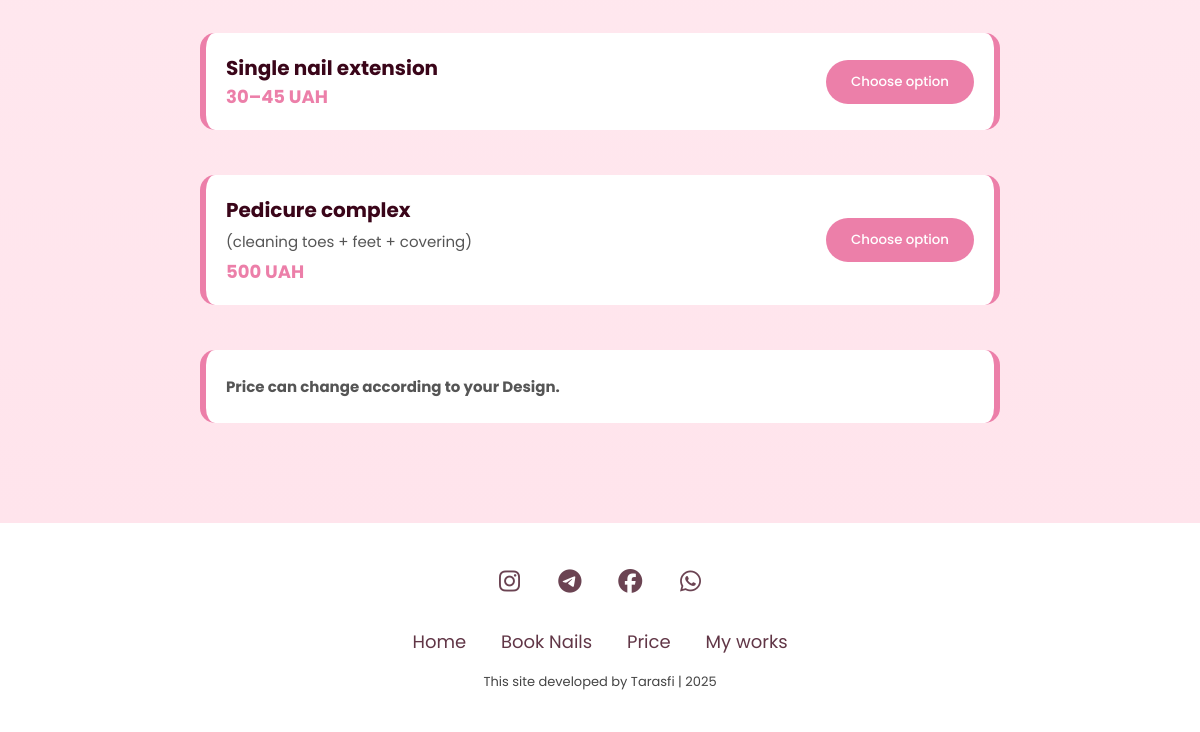
Before: /booking_page (lower part) with the older database file.
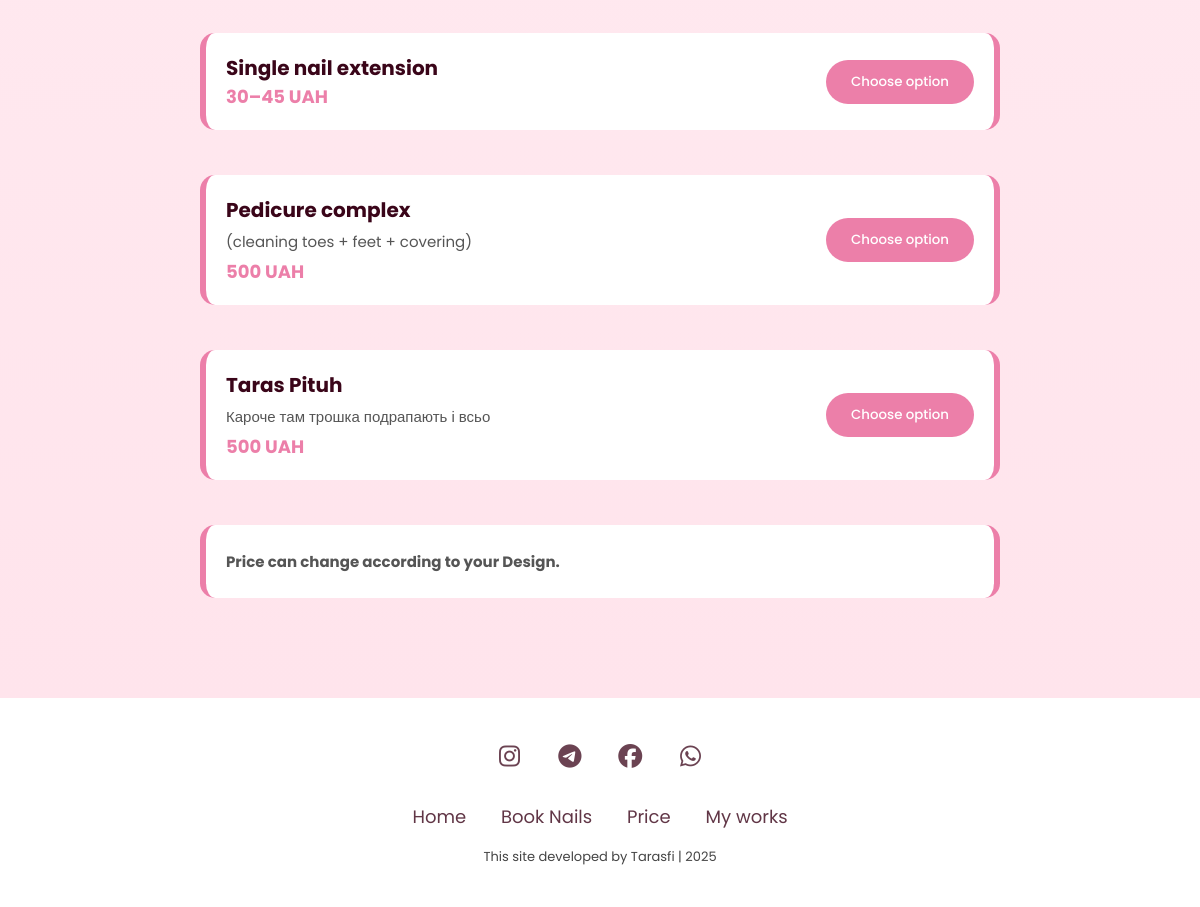
After: the same page with the newer database file.
### app/price.py (models this page shows)
class Price(db.Model):
    id: Mapped[int] = mapped_column(Integer, primary_key=True)
    title: Mapped[str] = mapped_column(String(250), unique=True, nullable=False)
    description: Mapped[str] = mapped_column(String(250), nullable=True)
    price: Mapped[str] = mapped_column(String(250), nullable=True)
    service_type: Mapped[str] = mapped_column(String(250), nullable=True)

### app/main.py (the view)
@app.route("/booking_page")
def book_nails():
    result = db.session.execute(db.select(Price))
    prices = result.scalars().all()
    return render_template("booking/booking_page.html", prices=prices)

### app/templates/booking/booking_page.html
{% extends "base.html" %}
{% block content %}
{% include "pricing/pricing.html" %}
{% include "partials/footer.html" %}
{% endblock %}

### app/templates/base.html (shortened to what this page needs)
<!DOCTYPE html>
<html lang="en">
  <head>
    <link rel="stylesheet" href="{{ url_for('static', filename='assets/css/styles.css') }}" />
    <link
      rel="stylesheet"
      href="https://cdn.jsdelivr.net/npm/@fortawesome/fontawesome-free@6.6.0/css/fontawesome.min.css"
    />
    <link
      rel="stylesheet"
      href="https://unpkg.com/flickity@2/dist/flickity.min.css"
    />
  </head>
  <body>
    {% block content %}
    {% endblock %}
  </body>
</html>

### app/templates/pricing/pricing.html (shortened to what this page needs)
<section class="price" id="price_nav">
  <div class="price-container">
    {% for price in prices %}
    <div class="price-item">
      <div class="price-text">
        <h3>{{ price.title }}</h3>
        {% if price.description %}
        <p>{{ price.description }}</p>
        {% endif %}
        <span>{{ price.price }}</span>
      </div>
      <div class="price-btn">
        <button class="choose_option_button">Choose option</button>
      </div>
    </div>
    {% endfor %}
    <div class="price-item">
      <div class="price-text">
        <p><strong>Price can change according to your Design.</strong></p>
      </div>
    </div>
  </div>
</section>

### app/templates/partials/footer.html
<section class="footer">
  <div class="social">
    <a href="https://www.instagram.com/aanastasa.nails/" target="_blank"
      ><i class="fa-brands fa-instagram"></i
    ></a>
    <a href="https://web.telegram.org/k/#@aanastasalink" target="_blank"
      ><i class="fa-brands fa-telegram"></i
    ></a>
    <a href="" target="_blank"><i class="fa-brands fa-facebook"></i></a>
    <a href="" target="_blank"><i class="fa-brands fa-whatsapp"></i></a>
  </div>
  <ul>
    <li><a href="#home">Home</a></li>
    <li><a href="#book_nav">Book Nails</a></li>
    <li><a href="#price_nav">Price</a></li>
    <li><a href="#carousel_nav">My works</a></li>
  </ul>
  <p class="copyright">This site developed by Tarasfi | 2025</p>
</section>

### app/static/assets/css/styles.css (style rules this page uses)
* { margin: 0; padding: 0; font-family: "Poppins", sans-serif; }
html, body { overflow-x: hidden; }
html { scroll-behavior: smooth; }
.price { padding: 80px 20px; background: linear-gradient(to bottom, #ffeef3, #ffe4ec); text-align: center; }
.price-container { display: flex; flex-direction: column; gap: 25px; max-width: 800px; margin: 0 auto; }
.price-item { border-left: 6px solid #EC7FA9; border-right: 6px solid #EC7FA9; display: flex; justify-content: space-between; align-items: center; padding: 20px; background: white; border-radius: 15px; margin-bottom: 20px; text-align: left; }
.price-btn { flex-shrink: 0; }
.price-item h3 { color: #3A0519; font-size: 20px; margin-bottom: 5px; margin: 0; }
.price-item p { color: #555; font-size: 15px; margin-bottom: 10px; margin: 5px 0; max-width: 500px; }
.price-item span { font-weight: bold; color: #EC7FA9; font-size: 18px; }
.choose_option_button { background: #EC7FA9; color: white; border: none; padding: 12px 25px; border-radius: 25px; cursor: pointer; transition: background 0.3s ease; font-weight: 500; flex-shrink: 0; }
.footer { padding: 40px 0; background-color: white; }
.footer .social { text-align: center; padding-bottom: 25px; color: #3A0519; }
.footer .social a { font-size: 24px; color: inherit; width: 40px; height: 40px; line-height: 38px; display: inline-block; text-align: center; border-radius: 50%; margin: 0 8px; opacity: 0.75; }
.footer ul { margin-top: 0; padding: 0; list-style: none; font-size: 18px; line-height: 1.6; margin-bottom: 0; text-align: center; }
.footer ul a { color: inherit; text-decoration: none; opacity: 0.8; color: #3A0519; }
.footer ul li { display: inline-block; padding: 0 15px; }
.footer .copyright { margin-top: 15px; text-align: center; font-size: 13px; color: #444; }

Changed rows visible on the page:
added Price: title "Taras Pituh", description "Кароче там трошка подрапають і всьо", price "500 UAH"
